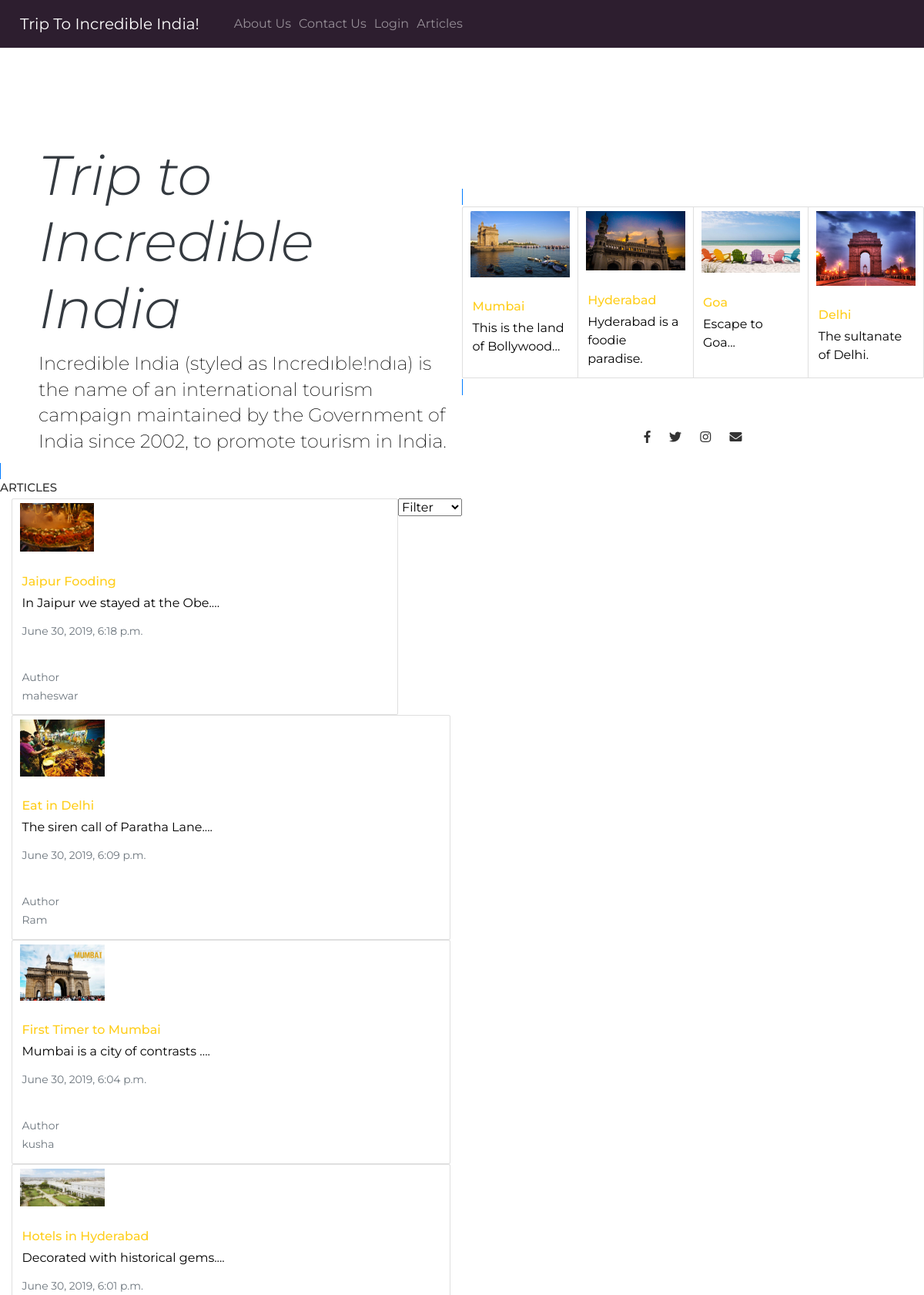
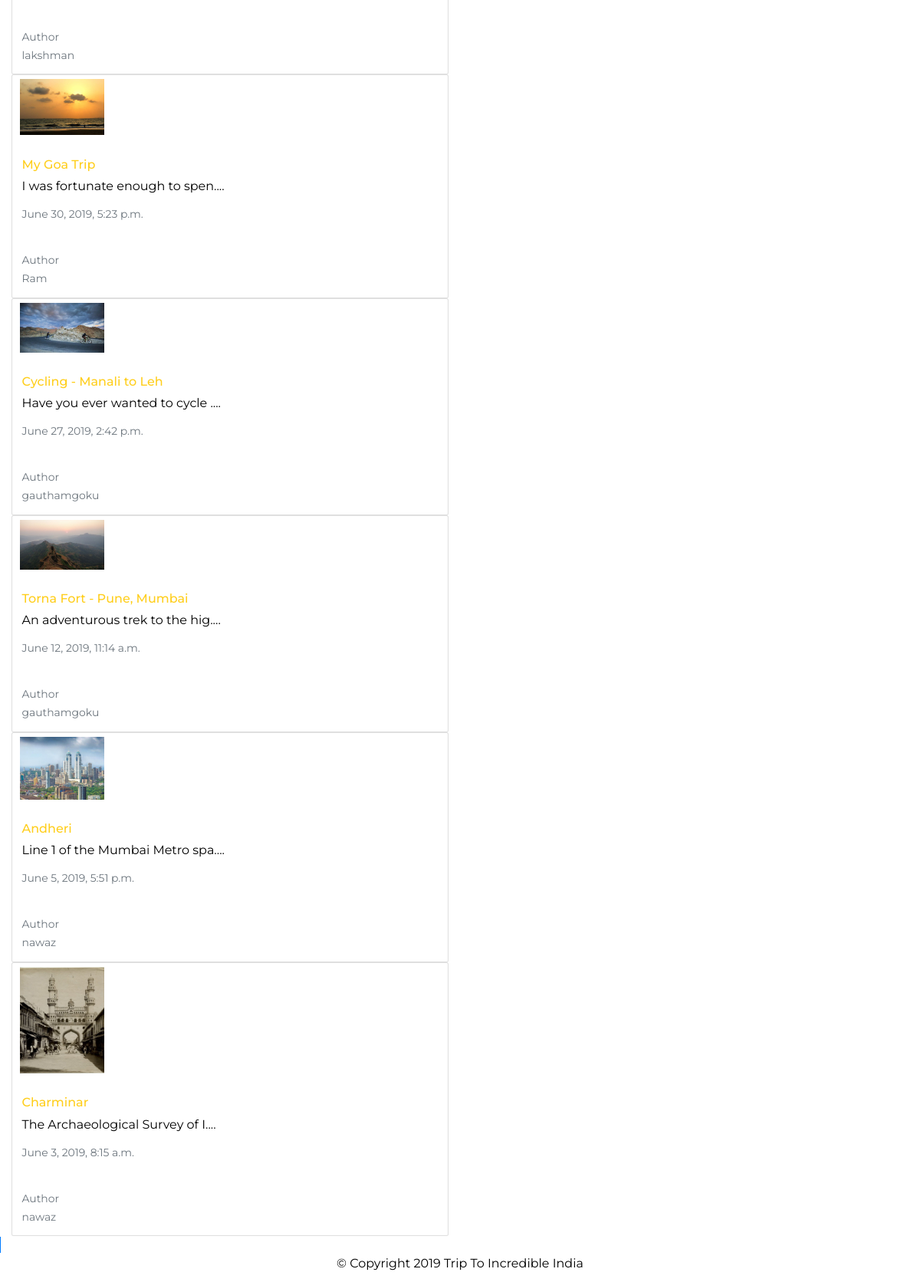
The page / on the database its author committed (2 pictures, top to bottom).
### accounts/models.py (models this page shows, shortened)
class Articles(models.Model):
    user = models.ForeignKey(settings.AUTH_USER_MODEL, on_delete=models.CASCADE, default=1)
    tittle = models.CharField(max_length=100)
    article = models.TextField(max_length=10000)
    image = models.ImageField(upload_to='image/',blank=True, null=True)
    post_time = models.DateTimeField(default=datetime.now)
    def snippet(self):
        return self.article[:30]+'....'

### accounts/views.py (the view)
# urls.py: path('', views.base, name='base'),
def base(request):
    article_fetch = Articles.objects.order_by('-post_time')
    return render(request, 'blog/home.html', {'article_fetch':article_fetch})

### accounts/templates/blog/home.html (shortened to what this page needs)
{% extends "blog/base.html" %}
{% load static %}
{% block body %}
<span class="border border-white">
<section id ="main">
  <div class="jumbotron p-4 p-md-5 text-dark rounded bg-white">
      <div class="col-md-6 px-0">
        <h1 class="display-4 font-italic">Trip to Incredible India</h1>
        <p class="lead my-3">Incredible India (styled as Incredıble!ndıa) is the name of an international tourism campaign maintained by the Government
         of India since 2002, to promote tourism in India.</p>
      </div>
    </div>
</section>
</span>
<section id ="cardg">
<span class="border border-primary">
<div class="card-group">
  <div class="card">
    <a class="nav-link" href="{% url 'mumbai' %}" ><img class="card-img-top" class="nav-link" href="{% url 'mumbai' %}" src="{% static 'image/mumbai2.jpg' %}" alt="Card image cap"></a>
    <div class="card-body">
      <h5 class="card-title">Mumbai</h5>
      <p class="card-text">This is the land of Bollywood...</p>
    </div>
  </div>
  <div class="card">
    <a class="nav-link" href="/hyderabad/" ><img class="card-img-top" src="{% static 'image/Hyderabad2.jpg' %}" alt="Card image cap"></a>
    <div class="card-body">
      <h5 class="card-title">Hyderabad</h5>
      <p class="card-text">Hyderabad is a foodie paradise.</p>
    </div>
  </div>
  <div class="card">
    <a class="nav-link" href="{% url 'goa' %}" ><img class="card-img-top" src="{% static 'image/Goa.jpg' %}" alt="Card image cap"></a>
    <div class="card-body">
      <h5 class="card-title">Goa</h5>
      <p class="card-text">Escape to Goa...</p>
    </div>
  </div>
  <div class="card">
    <a class="nav-link" href="{% url 'delhi' %}" ><img class="card-img-top" src="{% static 'image/Delhi.jpg' %}" alt="Card image cap"></a>
    <div class="card-body">
      <h5 class="card-title">Delhi</h5>
      <p class="card-text">The sultanate of Delhi.</p>
    </div>
  </div>
</div>
<div style="float: right;padding-right: 600px !important;">
    <span class="border border-primary">
        <h4>ARTICLES</h4>
        <div style="float : right">
			<select name="filter" id="filter">
				<option>Filter</option>
			</select>
		</div>
		<div class="container-fluid pt70 pb70">
			<div id="fh5co-projects-feed" class="fh5co-projects-feed clearfix masonry">
				{% for art in article_fetch %}
				<div class="fh5co-project masonry-brick">
					<div class="card">
						<a class="nav-link" href="/articles/{{ art.tittle }}/" ><img style='width: 20%;' src="/static/{{ art.image }}" alt="Card image cap"></a>
						<div class="card-body w3-padding w3-xlarge w3-text-orange">
						  <h5 class="card-title">{{ art.tittle }}</h5>
							<p>{{art.snippet}}</p>
						 <p class="card-text"><small class="text-muted">{{art.post_time}}<br></small>&nbsp;&nbsp;&nbsp;
						  <p class="card-text"><small class="text-muted">Author<br>{{ art.user }}</small>&nbsp;&nbsp;&nbsp;
						  </p>
						</div>
					</div>
				</div>
				{% endfor %}
			</div>
    </span>
</div>
</span>
</section>
<br>
{% endblock %}

### accounts/templates/blog/base.html (shortened to what this page needs)
<!DOCTYPE html>
{% load static %}
<html>
    <head>
        <link rel="stylesheet" href="https://stackpath.bootstrapcdn.com/bootstrap/4.3.1/css/bootstrap.min.css">
       <link rel="stylesheet" href="https://use.fontawesome.com/releases/v5.6.3/css/all.css">
        <link rel="stylesheet" href="https://use.fontawesome.com/releases/v5.6.3/css/all.css">
        <link rel="stylesheet" href="{% static 'css/styles.css' %}">
<body>
    <section id="title">
        <nav class="navbar navbar-expand-lg navbar-dark ">
          <a class="navbar-brand"  class="nav-link" href="/">Trip To Incredible India!</a>
          <div class="collapse navbar-collapse" id="navbarTogglerDemo02">
            <ul class="navbar-nav ml-auto">
              <li class="nav-item">
                <a class="nav-link" href="{% url 'about' %}">About Us</a>
              </li>
              <li class="nav-item">
                <a class="nav-link" href="{% url 'contact' %}">Contact Us</a>
              </li>
              <li class="nav-item">
                {% if user.is_authenticated %}
                  <a class="nav-link" href="{% url 'logout' %}">Log Out</a>
                {% else %}
                    <a class="nav-link" href="{% url 'login' %}">Login</a>
                {% endif %}
                <li class="nav-item">
                <a class="nav-link" href="{% url 'articles' %}">Articles</a>
            </ul>
        </nav>
       </section>
{% block body%}
{% endblock %}
<footer id="footer">
<i class="social-icon fab fa-facebook-f"></i>
<i class=" social-icon fab fa-twitter"></i>
<i class="social-icon fab fa-instagram"></i>
<i class="social-icon fas fa-envelope"></i>
<p>© Copyright 2019 Trip To Incredible India </p>
</body>
</html>

### accounts/static/css/styles.css (style rules this page uses)
#title { background-color: #2D1E2F; color:#FFFFFF }
p { color: black; }
#main { border-radius: 100%; margin: 20px; }
#footer { text-align: center; }
.social-icon { margin:20px 10px; }
html { font-family: sans-serif; -ms-text-size-adjust: 100%; -webkit-text-size-adjust: 100%; }
body { margin: 0; }
footer, header, nav, section { display: block; }
a { background-color: transparent; }
h1 { font-size: 2em; margin: 0.67em 0; }
small { font-size: 80%; }
img { border: 0; }
* { -webkit-box-sizing: border-box; -moz-box-sizing: border-box; box-sizing: border-box; }
*:before, *:after { -webkit-box-sizing: border-box; -moz-box-sizing: border-box; box-sizing: border-box; }
html { font-size: 10px; -webkit-tap-highlight-color: transparent; }
body { font-family: "Montserrat", sans-serif; font-size: 16px; line-height: 1.5; color: #333333; background-color: #fff; }
a { color: #8d81ac; text-decoration: none; }
img { vertical-align: middle; }
h1, h2, h5 { font-family: inherit; font-weight: 500; line-height: 1.1; color: #ffce1b; }
h1, h2 { margin-top: 24px; margin-bottom: 12px; }
h5 { margin-top: 12px; margin-bottom: 12px; }
h1 { font-size: 41px; }
h5 { font-size: 16px; }
p { margin: 0 0 12px; }
.lead { margin-bottom: 24px; font-size: 18px; font-weight: 300; line-height: 1.4; }
@media (min-width: 768px) { .lead { font-size: 24px; } }
small { font-size: 87%; }
.text-muted { color: #777777; }
ul { margin-top: 0; margin-bottom: 12px; }
.col-md-6, .col-md-10 { position: relative; min-height: 1px; padding-left: 15px; padding-right: 15px; }
@media (min-width: 992px) { .col-md-6, .col-md-10 { float: left; } }
@media (min-width: 992px) { .col-md-6 { width: 50%; } }
.collapse { display: none; visibility: hidden; }
.navbar { position: relative; min-height: 50px; margin-bottom: 24px; border: 1px solid transparent; }
.navbar:before, .navbar:after { content: " "; display: table; }
.navbar:after { clear: both; }
@media (min-width: 768px) { .navbar { border-radius: 4px; } }
.navbar-collapse { overflow-x: visible; padding-right: 15px; padding-left: 15px; border-top: 1px solid transparent; box-shadow: inset 0 1px 0 rgba(255, 255, 255, 0.1); -webkit-overflow-scrolling: touch; }
.navbar-collapse:before, .navbar-collapse:after { content: " "; display: table; }
.navbar-collapse:after { clear: both; }
@media (min-width: 768px) { .navbar-collapse { width: auto; border-top: 0; box-shadow: none; } }
@media (min-width: 768px) { .navbar-collapse.collapse { display: block !important; visibility: visible !important; height: auto !important; padding-bottom: 0; overflow: visible !important; } }
.navbar-brand { float: left; padding: 13px 15px; font-size: 20px; line-height: 24px; height: 50px; }
.navbar-nav { margin: 6.5px -15px; }
.navbar-nav > li > a { padding-top: 10px; padding-bottom: 10px; line-height: 24px; }
@media (min-width: 768px) { .navbar-nav { float: left; margin: 0; } }
@media (min-width: 768px) { .navbar-nav > li { float: left; } }
@media (min-width: 768px) { .navbar-nav > li > a { padding-top: 13px; padding-bottom: 13px; } }
.jumbotron { padding: 30px 15px; margin-bottom: 30px; color: inherit; background-color: #eeeeee; }
.jumbotron h1 { color: inherit; }
.jumbotron p { margin-bottom: 15px; font-size: 24px; font-weight: 200; }
@media screen and (min-width: 768px) { .jumbotron { padding: 48px 0; } }
@media screen and (min-width: 768px) { .jumbotron h1 { font-size: 72px; } }

### rows shown on the page
Articles: image (picture), tittle "Jaipur Fooding", snippet "In Jaipur we stayed at the Obe....", post_time "June 30, 2019, 6:18 p.m.", user "maheswar"
Articles: image (picture), tittle "Eat in Delhi", snippet "The siren call of Paratha Lane....", post_time "June 30, 2019, 6:09 p.m.", user "Ram"
Articles: image (picture), tittle "First Timer to Mumbai", snippet "Mumbai is a city of contrasts ....", post_time "June 30, 2019, 6:04 p.m.", user "kusha"
Articles: image (picture), tittle "Hotels in Hyderabad", snippet "Decorated with historical gems....", post_time "June 30, 2019, 6:01 p.m.", user "lakshman"
Articles: image (picture), tittle "My Goa Trip", snippet "I was fortunate enough to spen....", post_time "June 30, 2019, 5:23 p.m.", user "Ram"
Articles: image (picture), tittle "Cycling - Manali to Leh", snippet "Have you ever wanted to cycle ....", post_time "June 27, 2019, 2:42 p.m.", user "gauthamgoku"
Articles: image (picture), tittle "Torna Fort - Pune, Mumbai", snippet "An adventurous trek to the hig....", post_time "June 12, 2019, 11:14 a.m.", user "gauthamgoku"
Articles: image (picture), tittle "Andheri", snippet "Line 1 of the Mumbai Metro spa....", post_time "June 5, 2019, 5:51 p.m.", user "nawaz"
Articles: image (picture), tittle "Charminar", snippet "The Archaeological Survey of I....", post_time "June 3, 2019, 8:15 a.m.", user "nawaz"
